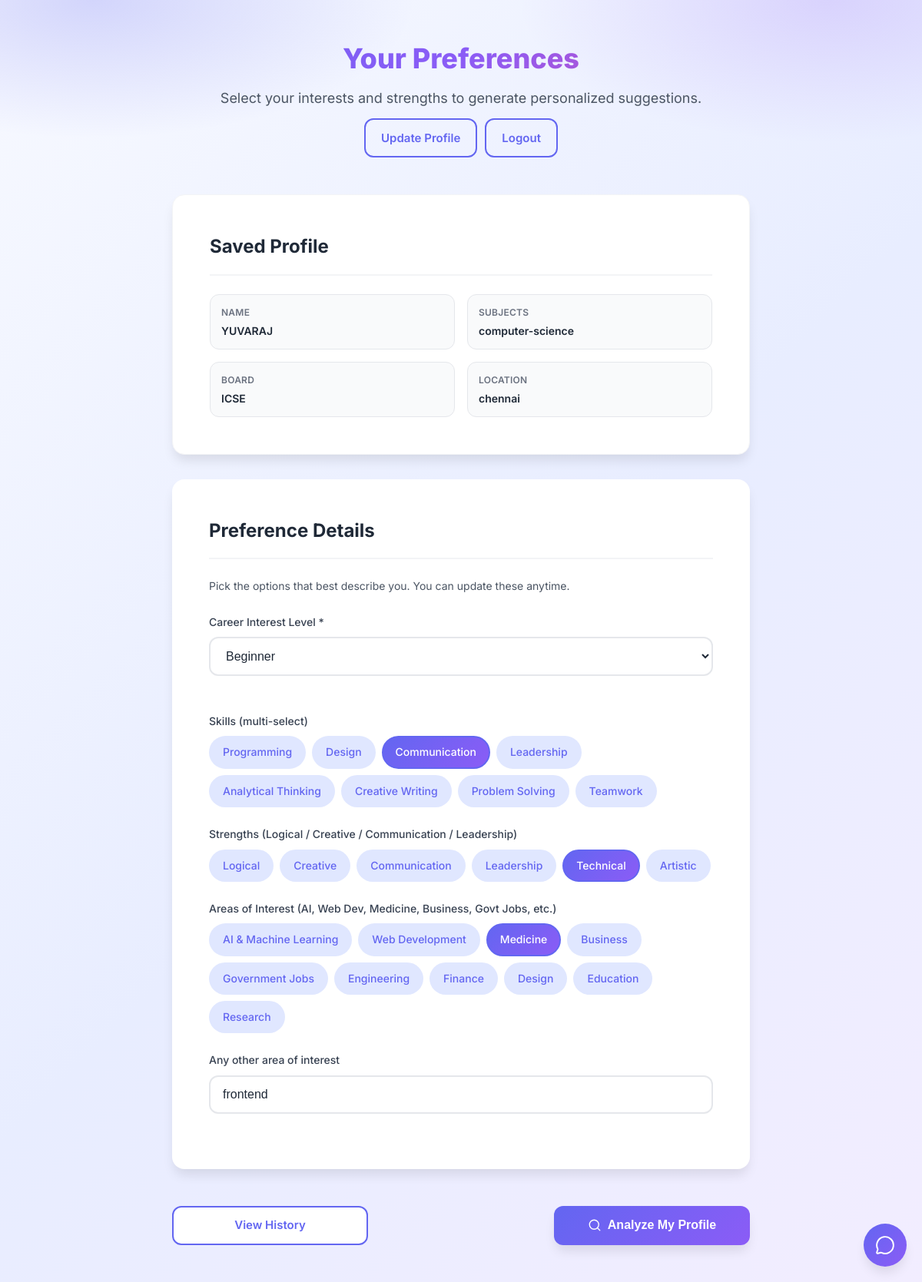
The app's page /preferences/ (signed in) with its own data.
### advisor/models.py (models this page shows, shortened)
class StudentProfile(models.Model):
    user = models.OneToOneField(
        settings.AUTH_USER_MODEL,
        on_delete=models.CASCADE,
        related_name="student_profile",
    )
    age = models.PositiveSmallIntegerField(null=True, blank=True)
    gender = models.CharField(max_length=30, blank=True)
    location = models.CharField(max_length=120, blank=True)
    preferred_language = models.CharField(max_length=20, blank=True)
    school_board = models.CharField(max_length=40, blank=True)
    tenth_percentage = models.DecimalField(max_digits=5, decimal_places=2, null=True, blank=True)
    twelfth_stream = models.CharField(max_length=40, blank=True)
    twelfth_specialization = models.CharField(max_length=80, blank=True)
    twelfth_percentage = models.DecimalField(max_digits=5, decimal_places=2, null=True, blank=True)
    current_course = models.CharField(max_length=120, blank=True)
    subjects = models.CharField(max_length=255, blank=True)
    interest_level = models.CharField(max_length=30, blank=True)
    skills = models.CharField(max_length=255, blank=True)
    strengths = models.CharField(max_length=255, blank=True)
    interests = models.CharField(max_length=255, blank=True)
    other_interest = models.CharField(max_length=255, blank=True)
    updated_at = models.DateTimeField(auto_now=True)

### advisor/views.py (the view)
# urls.py: path("preferences/", views.preferences_view, name="preferences"),
def preferences_view(request):
    profile = None
    if getattr(request, "user", None) and request.user.is_authenticated:
        profile, _ = StudentProfile.objects.get_or_create(user=request.user)
    context = {
        "profile": profile,
    }
    return render(request, "advisor/preferences.html", context)

### advisor/context_processors.py (called while the page is built)
def ui_text(request):
    ui_lang = get_lang_from_request(request)
    return {
        "ui_lang": ui_lang,
        "ui": get_ui_strings(ui_lang),
    }

### advisor/i18n.py (called while the page is built)
def normalize_lang(value: str | None) -> str:
    if not value:
        return DEFAULT_LANG
    value = value.strip().lower()
    if value in ("ta", "tamil"):
        return "ta"
    if value in ("en", "english", "en-us", "en_us"):
        return "en"
    return DEFAULT_LANG

def get_lang_from_request(request) -> str:
    session_lang = request.session.get("ui_lang")
    if session_lang:
        return normalize_lang(session_lang)
    q_lang = request.GET.get("lang")
    if q_lang:
        return normalize_lang(q_lang)
    return DEFAULT_LANG

def get_ui_strings(lang: str) -> dict:
    lang = normalize_lang(lang)
    return UI_STRINGS.get(lang, UI_STRINGS[DEFAULT_LANG])

### templates/advisor/preferences.html (shortened to what this page needs)
{% extends 'base.html' %}
{% load static %}
{% block extra_css %}
<link rel="stylesheet" href="{% static 'css/profile.css' %}">
<link rel="stylesheet" href="{% static 'css/preferences.css' %}">
{% endblock %}
{% block content %}
<div class="profile-page">
    <div class="profile-header">
        <h1>Your Preferences</h1>
        <p>Select your interests and strengths to generate personalized suggestions.</p>
        <div class="pref-top-actions">
            <a href="{% url 'edit_profile' %}" class="btn btn-ghost btn-action">{{ ui.update_profile }}</a>
            <a href="{% url 'logout' %}" class="btn btn-ghost btn-action">Logout</a>
        </div>
    </div>
    <div class="form-container">
        <form id="preferencesForm" method="post" action="{% url 'career_guidance' %}">
            <div class="section-card pref-summary-card">
                <h2 class="section-title">Saved Profile</h2>
                <div class="pref-summary-grid">
                    <div class="pref-summary-item">
                        <span class="pref-summary-label">Name</span>
                        <span class="pref-summary-value">{{ profile.user.first_name|default:profile.user.username }}</span>
                    </div>
                    <div class="pref-summary-item">
                        <span class="pref-summary-label">Subjects</span>
                        <span class="pref-summary-value">{{ profile.subjects|default:"Not selected yet" }}</span>
                    </div>
                    <div class="pref-summary-item">
                        <span class="pref-summary-label">Board</span>
                        <span class="pref-summary-value">{{ profile.school_board|default:"-"|upper }}</span>
                    </div>
                    <div class="pref-summary-item">
                        <span class="pref-summary-label">Location</span>
                        <span class="pref-summary-value">{{ profile.location|default:"-" }}</span>
                    </div>
                </div>
            </div>
            <div class="section-card">
                <h2 class="section-title">Preference Details</h2>
                <p class="pref-helper-text">Pick the options that best describe you. You can update these anytime.</p>
                <div class="form-row">
                    <div class="form-group">
                        <label class="form-label">{{ ui.career_interest_level }} *</label>
                        <select class="form-input" name="interest_level" required>
                            <option value="beginner" {% if profile.interest_level == "beginner" %}selected{% endif %}>{{ ui.beginner }}</option>
                        </select>
                    </div>
                </div>
                <div class="form-group">
                    <label class="form-label">{{ ui.skills_multiselect }}</label>
                    <div class="tags-container" id="skillsContainer">
                        <span class="tag" data-value="programming">Programming</span>
                        <span class="tag" data-value="design">Design</span>
                        <span class="tag" data-value="communication">Communication</span>
                        <span class="tag" data-value="leadership">Leadership</span>
                        <span class="tag" data-value="analytical">Analytical Thinking</span>
                        <span class="tag" data-value="creative">Creative Writing</span>
                        <span class="tag" data-value="problem-solving">Problem Solving</span>
                        <span class="tag" data-value="teamwork">Teamwork</span>
                    </div>
                </div>
                <div class="form-group">
                    <label class="form-label">{{ ui.strengths_multiselect }}</label>
                    <div class="tags-container" id="strengthsContainer">
                        <span class="tag" data-value="logical">Logical</span>
                        <span class="tag" data-value="creative">Creative</span>
                        <span class="tag" data-value="communication">Communication</span>
                        <span class="tag" data-value="leadership">Leadership</span>
                        <span class="tag" data-value="technical">Technical</span>
                        <span class="tag" data-value="artistic">Artistic</span>
                    </div>
                </div>
                <div class="form-group">
                    <label class="form-label">{{ ui.interests_multiselect }}</label>
                    <div class="tags-container" id="interestsContainer">
                        <span class="tag" data-value="ai">AI & Machine Learning</span>
                        <span class="tag" data-value="web-dev">Web Development</span>
                        <span class="tag" data-value="medicine">Medicine</span>
                        <span class="tag" data-value="business">Business</span>
                        <span class="tag" data-value="govt-jobs">Government Jobs</span>
                        <span class="tag" data-value="engineering">Engineering</span>
                        <span class="tag" data-value="finance">Finance</span>
                        <span class="tag" data-value="design">Design</span>
                        <span class="tag" data-value="education">Education</span>
                        <span class="tag" data-value="research">Research</span>
                    </div>
                </div>
                <div class="form-group">
                    <label class="form-label">{{ ui.other_interest }}</label>
                    <input type="text" class="form-input" name="other_interest" value="{{ profile.other_interest }}" placeholder="{{ ui.other_interest_placeholder }}">
                </div>
            </div>
            <div class="form-navigation">
                <a href="{% url 'career_history' %}" class="btn btn-secondary btn-nav">{{ ui.view_history|default:"View History" }}</a>
                <button id="analyzeBtn" type="submit" class="btn btn-primary btn-nav btn-analyze">
                    <i data-lucide="search" class="icon"></i>
                    <span>{{ ui.analyze_profile }}</span>
                </button>
            </div>
        </form>
    </div>
</div>
{% endblock %}

### static/css/styles.css (style rules this page uses)
:root { --primary-blue: #6366f1; --primary-violet: #8b5cf6; --secondary-blue: #3b82f6; --light-blue: #e0e7ff; --light-violet: #ede9fe; --white: #ffffff; --gray-50: #f9fafb; --gray-100: #f3f4f6; --gray-200: #e5e7eb; --gray-300: #d1d5db; --gray-400: #9ca3af; --gray-500: #6b7280; --gray-600: #4b5563; --gray-700: #374151; --gray-800: #1f2937; --gray-900: #111827; --gradient-primary: linear-gradient(135deg, #6366f1 0%, #8b5cf6 100%); --gradient-secondary: linear-gradient(135deg, #3b82f6 0%, #6366f1 100%); --gradient-text: linear-gradient(135deg, #6366f1 0%, #8b5cf6 50%, #ec4899 100%); --gradient-page-bg: linear-gradient(135deg, #f9fbff 0%, #eef2ff 45%, #f5f3ff 100%); --shadow-sm: 0 1px 2px 0 rgba(0, 0, 0, 0.05); --shadow-md: 0 4px 6px -1px rgba(0, 0, 0, 0.1); --shadow-lg: 0 10px 15px -3px rgba(0, 0, 0, 0.1); --shadow-xl: 0 20px 25px -5px rgba(0, 0, 0, 0.1); --shadow-soft: 0 10px 40px rgba(99, 102, 241, 0.15); --spacing-xs: 0.5rem; --spacing-sm: 1rem; --spacing-md: 1.5rem; --spacing-lg: 2rem; --spacing-xl: 3rem; --radius-sm: 8px; --radius-md: 12px; --radius-lg: 16px; --radius-xl: 24px; --radius-full: 9999px; --transition-fast: 150ms ease; --transition-base: 300ms ease; --transition-slow: 500ms ease; }
* { margin: 0; padding: 0; box-sizing: border-box; }
html { scroll-behavior: smooth; }
body { font-family: 'Inter', 'Poppins', -apple-system, BlinkMacSystemFont, 'Segoe UI', Roboto, sans-serif; font-size: 16px; line-height: 1.6; color: var(--gray-800); background: radial-gradient(900px 420px at -8% -12%, rgba(99, 102, 241, 0.22), transparent 60%), radial-gradient(820px 420px at 108% -8%, rgba(139, 92, 246, 0.19), transparent 58%), radial-gradient(640px 320px at 52% 118%, rgba(236, 72, 153, 0.08), transparent 65%), var(--gradient-page-bg); background-attachment: fixed; -webkit-font-smoothing: antialiased; -moz-osx-font-smoothing: grayscale; }
.btn { display: inline-flex; align-items: center; justify-content: center; gap: 8px; padding: 10px 20px; font-size: 15px; font-weight: 600; height: 51px; text-align: center; text-decoration: none; border: none; border-radius: var(--radius-md); cursor: pointer; transition: all var(--transition-base); position: relative; overflow: hidden; }
.icon, .btn svg { width: 18px; height: 18px; stroke-width: 1.8; stroke: currentColor; }
.btn .icon, .btn svg { margin-right: 0; }
.btn-primary { background: var(--gradient-primary); color: var(--white); box-shadow: var(--shadow-md); }
.btn-secondary { background: var(--white); color: var(--primary-blue); border: 2px solid var(--primary-blue); }
.btn-ghost { background: transparent; color: var(--primary-blue); border: 2px solid var(--primary-blue); }
.btn::before { content: ''; position: absolute; top: 50%; left: 50%; width: 0; height: 0; border-radius: 50%; background: rgba(255, 255, 255, 0.5); transform: translate(-50%, -50%); transition: width 0.6s, height 0.6s; }
.form-group { margin-bottom: var(--spacing-md); position: relative; }
.form-label { display: block; margin-bottom: var(--spacing-xs); font-weight: 500; color: var(--gray-700); font-size: 14px; }
.form-input { width: 100%; padding: 14px 16px; font-size: 16px; border: 2px solid var(--gray-200); border-radius: var(--radius-md); background: var(--white); color: var(--gray-800); transition: all var(--transition-base); outline: none; }
.form-input::placeholder { color: var(--gray-400); }

### static/css/preferences.css (style rules this page uses)
.pref-top-actions { margin-top: 12px; display: flex; gap: 10px; justify-content: center; flex-wrap: wrap; }
.pref-summary-card { border: 1px solid var(--gray-100); }
.pref-summary-grid { display: grid; grid-template-columns: repeat(2, minmax(0, 1fr)); gap: var(--spacing-sm); }
.pref-summary-item { background: var(--gray-50); border: 1px solid var(--gray-200); border-radius: var(--radius-md); padding: 12px 14px; min-height: 72px; display: flex; flex-direction: column; justify-content: center; }
.pref-summary-label { font-size: 12px; font-weight: 600; color: var(--gray-500); margin-bottom: 4px; text-transform: uppercase; letter-spacing: 0.02em; }
.pref-summary-value { font-size: 14px; font-weight: 600; color: var(--gray-800); line-height: 1.4; }
.pref-helper-text { color: var(--gray-600); font-size: 14px; margin-bottom: var(--spacing-md); }

### records on screen
StudentProfile: user.first_name "YUVARAJ", subjects "computer-science", school_board "ICSE", location "chennai", interest_level "Beginner", other_interest "frontend"

### other values on screen
{{ ui.update_profile }} "Update Profile"
{{ ui.career_interest_level }} "Career Interest Level"
{{ ui.skills_multiselect }} "Skills (multi-select)"
{{ ui.strengths_multiselect }} "Strengths (Logical / Creative / Communication / Leadership)"
{{ ui.interests_multiselect }} "Areas of Interest (AI, Web Dev, Medicine, Business, Govt Jobs, etc.)"
{{ ui.other_interest }} "Any other area of interest"
{{ ui.view_history|default:"View History" }} "View History"
{{ ui.analyze_profile }} "Analyze My Profile"
